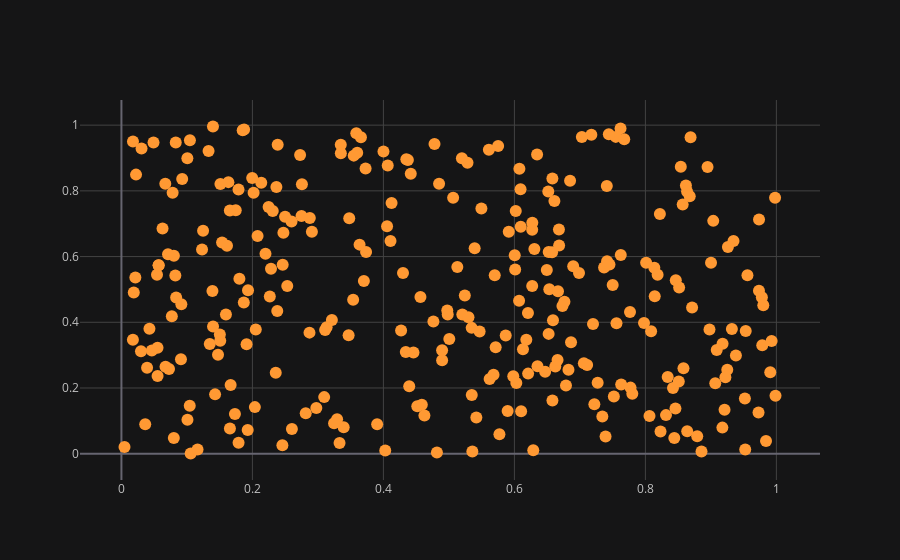

Notebook code for this chart:
### Code cell
df.iplot(x='A',y='B',mode='markers')

### Figure 1 — Plotly figure (JSON) as saved in the notebook; plotly's stock layout.template omitted (floating-point values rounded to 4 significant figures; data arrays with more than 128 entries replaced by an {"elided": "..."} marker saying what was removed)
{"data": [{"line": {"color": "rgba(255, 153, 51, 1.0)", "dash": "solid", "shape": "linear", "width": 1.3}, "marker": {"size": 12, "symbol": "circle"}, "mode": "markers", "name": "B", "text": "", "type": "scatter", "x": {"elided": "300 float values"}, "y": {"elided": "300 float values"}}], "layout": {"legend": {"bgcolor": "#151516", "font": {"color": "#D9D9D9"}}, "paper_bgcolor": "#151516", "plot_bgcolor": "#151516", "title": {"font": {"color": "#D9D9D9"}}, "xaxis": {"gridcolor": "#434343", "showgrid": true, "tickfont": {"color": "#C2C2C2"}, "title": {"font": {"color": "#D9D9D9"}, "text": ""}, "zerolinecolor": "#666570"}, "yaxis": {"gridcolor": "#434343", "showgrid": true, "tickfont": {"color": "#C2C2C2"}, "title": {"font": {"color": "#D9D9D9"}, "text": ""}, "zerolinecolor": "#666570"}}}
